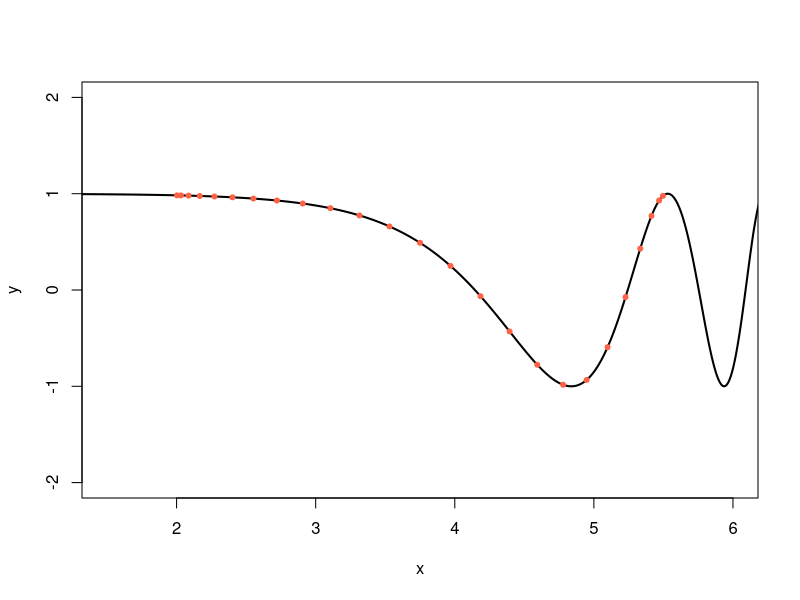

The R script that drew this image: (Note: this script raises an error after producing the figure.)
#################Chebychev Function#####################
Chebychev = function(a,b,n){
  result = (a+b)/2 + ((b-a)/2)*cos((2*(1:n)-1)*pi/(2*n))
  return (result)
}
 
################Defining function and bounds################
f = function(x) { cos(exp(x-3)/2) }
a = 2
b = 5.5

#we can zoom out here
aa = 1
bb = 8
 
xx = seq(aa,bb,length=1000) 
plot(xx,f(xx),type='l',xlab="x",ylab="y",xlim=c(a-.5,b+.5),ylim=c(-2,2),col='black',lwd=2)

###############Chebychev Interpolation###################
n = 25 # degree for Chebychev
x = Chebychev(a,b,n) #find Chevychev points
y = f(x)
points(x,y,pch=20,col='tomato')
# cc = NewtonDD(x,y) # coefficients for Chebychev
# pc = function(z) { # this is the interpolation function we have
#   Horner(cc,z,x) # we need to feed x to Horner's if we want to use Newton
# }

yp = Interpolator(x,y,x=xx)

lines(xx,yp,col='blue')

#############Evenly Spaced Interpolation###############
#redraw the original function
plot(xx,f(xx),type='l',xlab="x",ylab="y",xlim=c(a-.5,b+.5),ylim=c(-2,2),col='black',lwd=2)

#drawing interpolation
x = seq(a,b,length=n) #pick n evenly spaced points
y = f(x)
points(x,y,pch=20,col='tomato')

# ce = NewtonDD(x,y) # coefficients for evenly spaced
# pe = function(z) { # this is the interpolation function we have
#   Horner(ce,z,x) # we need to feed x to Horner's if we want to use Newton
# }

yp = Interpolator(x,y,x=xx)

lines(xx,yp,col='blue')

############Finding Error#########################
#noted: to find the error, we need to use 
#a and b instead of aa and bb as range
xx = seq(a,b,length=1000) 
yf = f(xx)

#Finding Error for evenly spaced
x = seq(a,b,length=n) #pick n evenly spaced points
y = f(x)
yp = Interpolator(x,y,x=xx)

err = yf-yp
print("The infinity norm of err for evenly space points is ")
print(vnorm(err, p='I'))

#Finding Error for Chebychev
x = Chebychev(a,b,n) #find Chevychev points
y = f(x)

yp = Interpolator(x,y,x=xx)

err = yf-yp
print("The infinity norm of err for Chebychev is ")
print(vnorm(err, p='I'))








